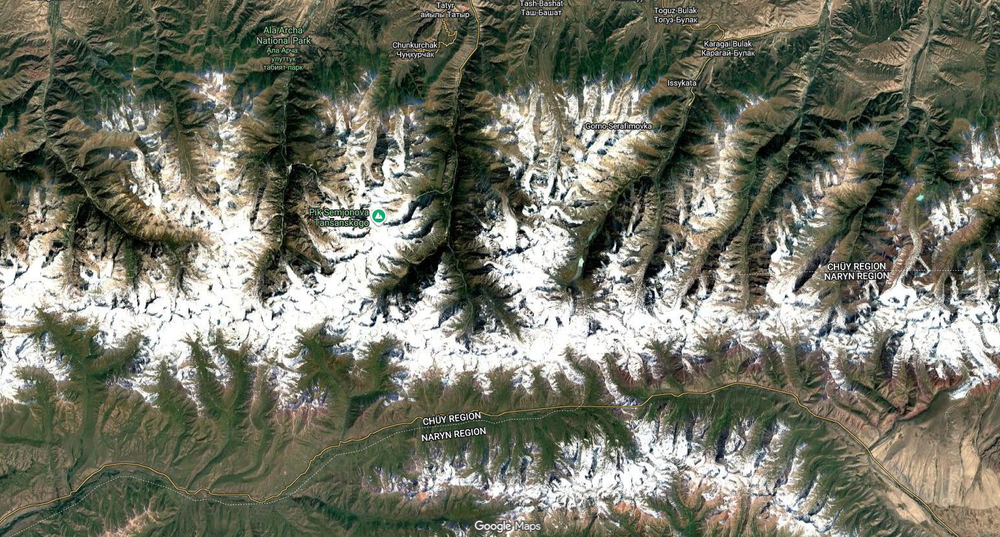
#> input picture attempt1/glacier.png, 1000 x 537 px, shrunk from 1534 x 823 before the run
$ python example_simple.py
#> lines starting #> are read from the running program, lines starting #| are printed output that depends on the picture; after the words box and inside, x2 and y2 are one past the last pixel; in counts of white or black regions, pixels touching at a corner belong together
"""
Simplified glacier detection using traditional computer vision
Good for cases where glaciers have distinct color/brightness
"""

import cv2
import numpy as np
import matplotlib.pyplot as plt
from skimage import measure, morphology


def simple_glacier_detection(image_path):
    """
    Simplified glacier detection using color and brightness thresholds
    """
#> called with image_path = 'glacier.png'
    # Load image
    image = cv2.imread(image_path)
#> image is the input picture: shape (537, 1000, 3); mean B, G, R 102.5, 116.8, 115.2
    image_rgb = cv2.cvtColor(image, cv2.COLOR_BGR2RGB)

    # Convert to HSV and LAB color spaces
    hsv = cv2.cvtColor(image, cv2.COLOR_BGR2HSV)
#> hsv: shape (537, 1000, 3); mean H, S, V 42.7, 57.4, 120.5
    lab = cv2.cvtColor(image, cv2.COLOR_BGR2LAB)
#> lab: shape (537, 1000, 3); mean of channels 0, 1, 2 121.2, 124.6, 136

    # Glaciers are typically:
    # - High brightness (L channel in LAB)
    # - Low saturation (S channel in HSV)
    # - Bluish-white color

    l_channel = lab[:, :, 0]
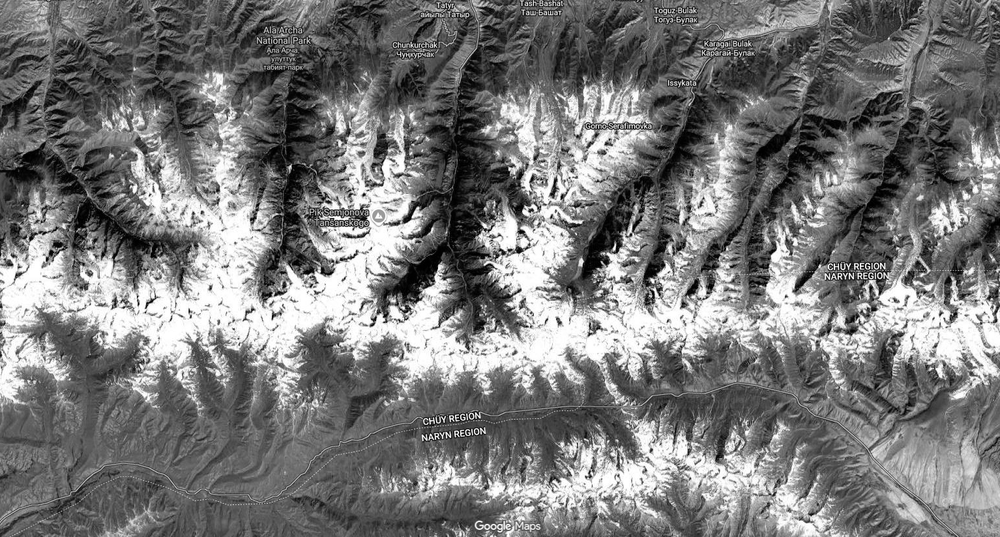
#> l_channel: shape (537, 1000); min 0, max 255, mean 121.2
    s_channel = hsv[:, :, 1]
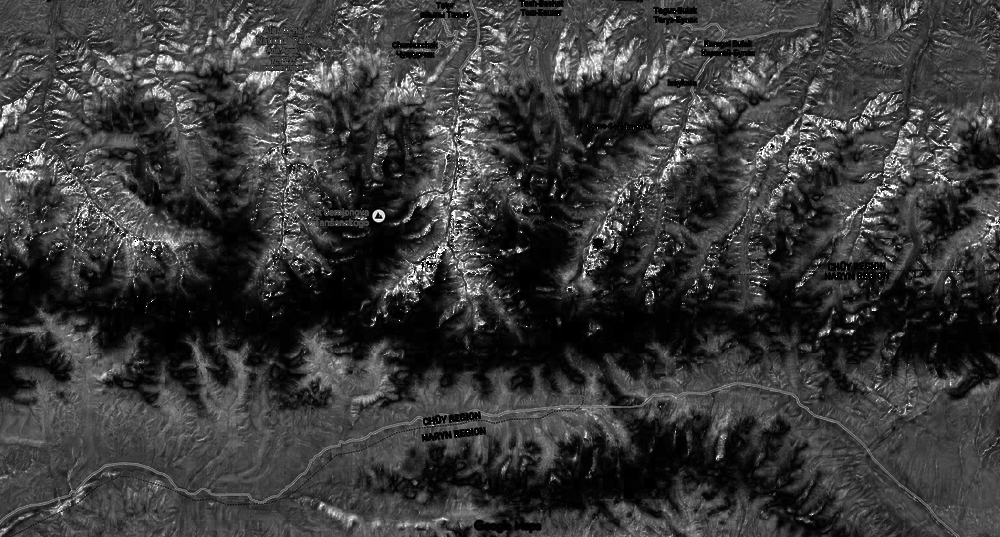
#> s_channel: shape (537, 1000); min 0, max 255, mean 57.4

    # Threshold for glacier detection
    brightness_threshold = np.percentile(l_channel, 70)  # Top 30% brightness
#> brightness_threshold = 144
    glacier_mask = (l_channel > brightness_threshold) & (s_channel < 80)
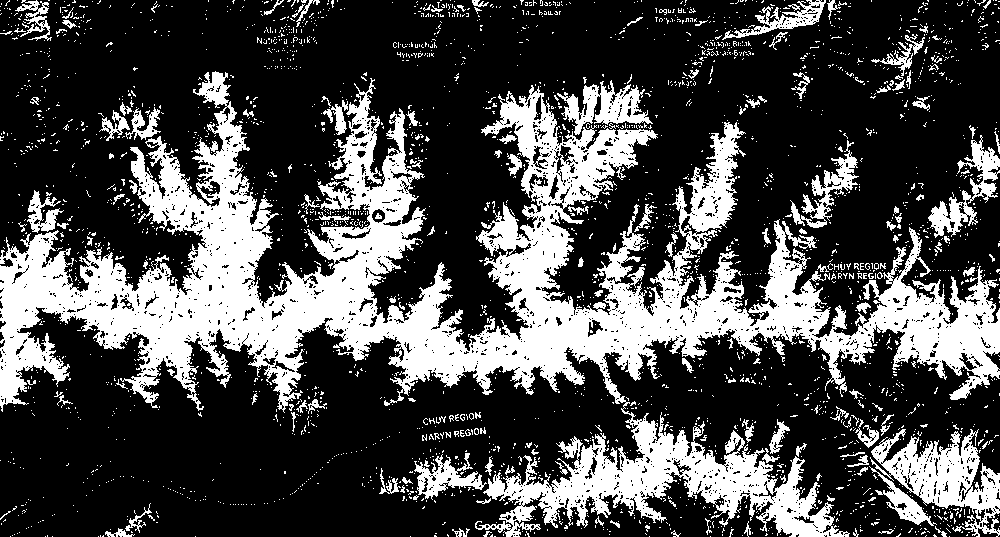
#> glacier_mask: shape (537, 1000) bool; 29.4% white; 2861 white regions (2708 under 20 px), largest, box (x1, y1, x2, y2) and area: (0, 71, 1000, 537) 124702, (870, 429, 1000, 537) 5790, (557, 80, 653, 135) 2208

    # Clean up mask
    glacier_mask = morphology.remove_small_objects(glacier_mask, min_size=1000)
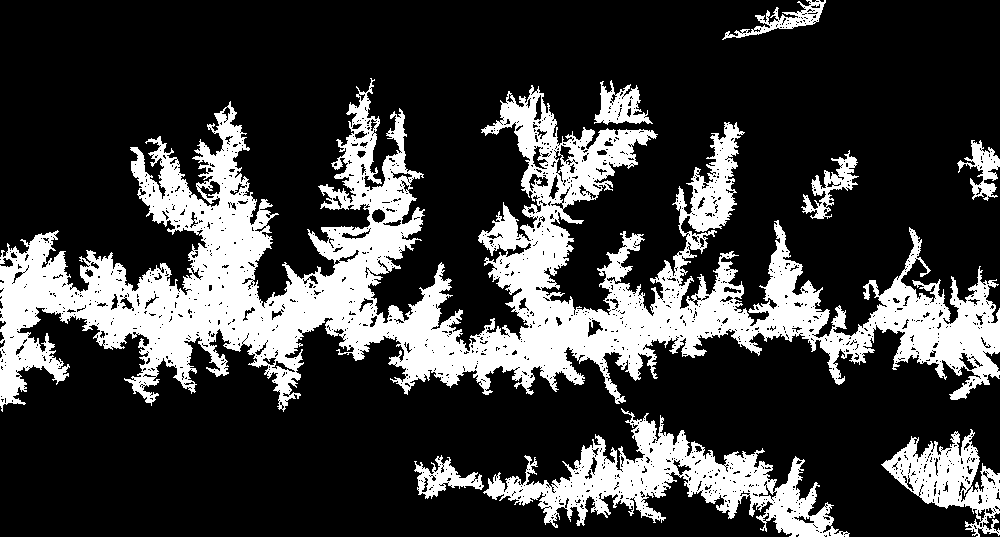
#> glacier_mask: shape (537, 1000) bool; 24.4% white; 8 white regions, largest, box (x1, y1, x2, y2) and area: (0, 78, 1000, 412) 104675, (483, 408, 850, 537) 15015, (881, 429, 1000, 537) 5283
    glacier_mask = morphology.remove_small_holes(glacier_mask, area_threshold=1000)
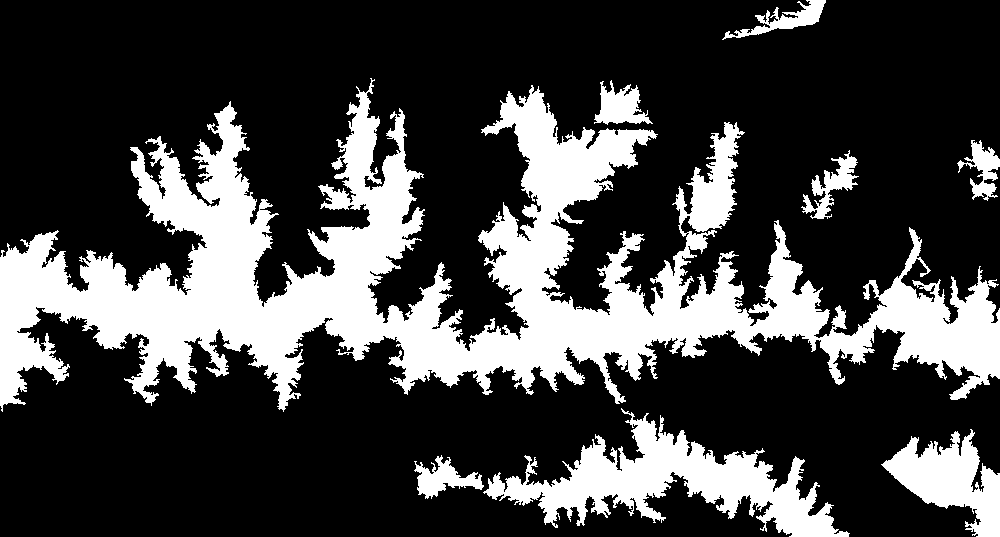
#> glacier_mask: shape (537, 1000) bool; 26.5% white; 8 white regions, largest, box (x1, y1, x2, y2) and area: (0, 78, 1000, 412) 113295, (483, 408, 850, 537) 16295, (881, 429, 1000, 537) 6225
#> (the run stopped early here; a loop or call above may not have finished)
